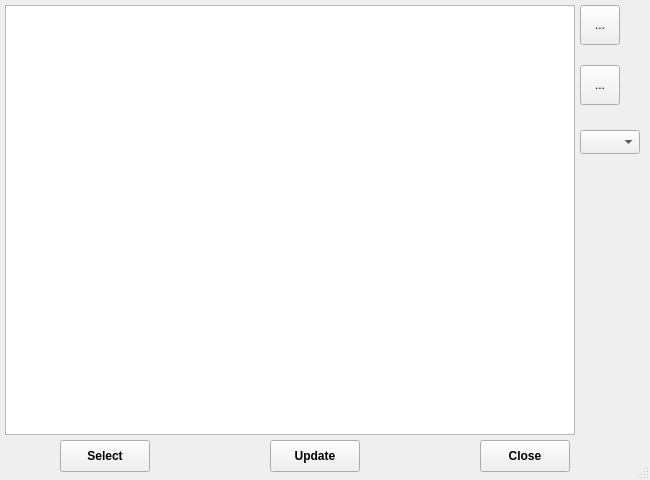
<?xml version="1.0" encoding="UTF-8"?>
<ui version="4.0">
 <class>SymbolListDialog</class>
 <widget class="QDialog" name="SymbolListDialog">
  <property name="windowModality">
   <enum>Qt::ApplicationModal</enum>
  </property>
  <property name="geometry">
   <rect>
    <x>0</x>
    <y>0</y>
    <width>650</width>
    <height>480</height>
   </rect>
  </property>
  <property name="sizePolicy">
   <sizepolicy hsizetype="Preferred" vsizetype="Preferred">
    <horstretch>0</horstretch>
    <verstretch>0</verstretch>
   </sizepolicy>
  </property>
  <property name="minimumSize">
   <size>
    <width>650</width>
    <height>480</height>
   </size>
  </property>
  <property name="maximumSize">
   <size>
    <width>650</width>
    <height>480</height>
   </size>
  </property>
  <property name="baseSize">
   <size>
    <width>650</width>
    <height>480</height>
   </size>
  </property>
  <property name="windowTitle">
   <string notr="true"/>
  </property>
  <property name="windowIcon">
   <iconset resource="../resources/ChartGeany.qrc">
    <normaloff>:/png/images/icons/PNG/Internet_Download.png</normaloff>:/png/images/icons/PNG/Internet_Download.png</iconset>
  </property>
  <property name="autoFillBackground">
   <bool>false</bool>
  </property>
  <property name="sizeGripEnabled">
   <bool>true</bool>
  </property>
  <property name="modal">
   <bool>true</bool>
  </property>
  <widget class="QTableWidget" name="tableWidget">
   <property name="geometry">
    <rect>
     <x>5</x>
     <y>5</y>
     <width>570</width>
     <height>430</height>
    </rect>
   </property>
   <property name="font">
    <font>
     <pointsize>9</pointsize>
     <weight>75</weight>
     <bold>true</bold>
    </font>
   </property>
   <property name="focusPolicy">
    <enum>Qt::ClickFocus</enum>
   </property>
   <property name="editTriggers">
    <set>QAbstractItemView::NoEditTriggers</set>
   </property>
   <property name="tabKeyNavigation">
    <bool>false</bool>
   </property>
   <property name="showDropIndicator" stdset="0">
    <bool>false</bool>
   </property>
   <property name="dragDropOverwriteMode">
    <bool>false</bool>
   </property>
   <property name="selectionBehavior">
    <enum>QAbstractItemView::SelectRows</enum>
   </property>
   <property name="sortingEnabled">
    <bool>true</bool>
   </property>
   <attribute name="verticalHeaderVisible">
    <bool>true</bool>
   </attribute>
   <attribute name="verticalHeaderHighlightSections">
    <bool>false</bool>
   </attribute>
  </widget>
  <widget class="QPushButton" name="closeButton">
   <property name="geometry">
    <rect>
     <x>480</x>
     <y>440</y>
     <width>90</width>
     <height>32</height>
    </rect>
   </property>
   <property name="font">
    <font>
     <pointsize>9</pointsize>
     <weight>75</weight>
     <bold>true</bold>
    </font>
   </property>
   <property name="focusPolicy">
    <enum>Qt::NoFocus</enum>
   </property>
   <property name="text">
    <string>Close</string>
   </property>
   <property name="autoDefault">
    <bool>false</bool>
   </property>
  </widget>
  <widget class="QToolButton" name="downToolButton">
   <property name="geometry">
    <rect>
     <x>580</x>
     <y>65</y>
     <width>40</width>
     <height>40</height>
    </rect>
   </property>
   <property name="focusPolicy">
    <enum>Qt::NoFocus</enum>
   </property>
   <property name="toolTip">
    <string>Scroll Down</string>
   </property>
   <property name="text">
    <string>...</string>
   </property>
   <property name="icon">
    <iconset resource="../resources/ChartGeany.qrc">
     <normaloff>:/png/images/icons/PNG/Button_Down.png</normaloff>:/png/images/icons/PNG/Button_Down.png</iconset>
   </property>
   <property name="iconSize">
    <size>
     <width>32</width>
     <height>32</height>
    </size>
   </property>
  </widget>
  <widget class="QToolButton" name="upToolButton">
   <property name="geometry">
    <rect>
     <x>580</x>
     <y>5</y>
     <width>40</width>
     <height>40</height>
    </rect>
   </property>
   <property name="focusPolicy">
    <enum>Qt::NoFocus</enum>
   </property>
   <property name="toolTip">
    <string>Scroll Up</string>
   </property>
   <property name="text">
    <string>...</string>
   </property>
   <property name="icon">
    <iconset resource="../resources/ChartGeany.qrc">
     <normaloff>:/png/images/icons/PNG/Button_Up.png</normaloff>:/png/images/icons/PNG/Button_Up.png</iconset>
   </property>
   <property name="iconSize">
    <size>
     <width>32</width>
     <height>32</height>
    </size>
   </property>
  </widget>
  <widget class="QPushButton" name="updateButton">
   <property name="geometry">
    <rect>
     <x>270</x>
     <y>440</y>
     <width>90</width>
     <height>32</height>
    </rect>
   </property>
   <property name="font">
    <font>
     <pointsize>9</pointsize>
     <weight>75</weight>
     <bold>true</bold>
    </font>
   </property>
   <property name="focusPolicy">
    <enum>Qt::NoFocus</enum>
   </property>
   <property name="text">
    <string>Update</string>
   </property>
   <property name="autoDefault">
    <bool>false</bool>
   </property>
  </widget>
  <widget class="QPushButton" name="selectButton">
   <property name="geometry">
    <rect>
     <x>60</x>
     <y>440</y>
     <width>90</width>
     <height>32</height>
    </rect>
   </property>
   <property name="font">
    <font>
     <pointsize>9</pointsize>
     <weight>75</weight>
     <bold>true</bold>
    </font>
   </property>
   <property name="focusPolicy">
    <enum>Qt::NoFocus</enum>
   </property>
   <property name="text">
    <string>Select</string>
   </property>
   <property name="autoDefault">
    <bool>false</bool>
   </property>
  </widget>
  <widget class="QComboBox" name="symbolFilterComboBox">
   <property name="geometry">
    <rect>
     <x>580</x>
     <y>130</y>
     <width>60</width>
     <height>24</height>
    </rect>
   </property>
   <property name="palette">
    <palette>
     <active>
      <colorrole role="Light">
       <brush brushstyle="SolidPattern">
        <color alpha="255">
         <red>48</red>
         <green>140</green>
         <blue>198</blue>
        </color>
       </brush>
      </colorrole>
      <colorrole role="BrightText">
       <brush brushstyle="SolidPattern">
        <color alpha="255">
         <red>48</red>
         <green>140</green>
         <blue>198</blue>
        </color>
       </brush>
      </colorrole>
      <colorrole role="Base">
       <brush brushstyle="SolidPattern">
        <color alpha="255">
         <red>48</red>
         <green>140</green>
         <blue>198</blue>
        </color>
       </brush>
      </colorrole>
      <colorrole role="HighlightedText">
       <brush brushstyle="SolidPattern">
        <color alpha="255">
         <red>48</red>
         <green>140</green>
         <blue>198</blue>
        </color>
       </brush>
      </colorrole>
      <colorrole role="NoRole">
       <brush brushstyle="SolidPattern">
        <color alpha="255">
         <red>48</red>
         <green>140</green>
         <blue>198</blue>
        </color>
       </brush>
      </colorrole>
     </active>
     <inactive>
      <colorrole role="Light">
       <brush brushstyle="SolidPattern">
        <color alpha="255">
         <red>48</red>
         <green>140</green>
         <blue>198</blue>
        </color>
       </brush>
      </colorrole>
      <colorrole role="BrightText">
       <brush brushstyle="SolidPattern">
        <color alpha="255">
         <red>48</red>
         <green>140</green>
         <blue>198</blue>
        </color>
       </brush>
      </colorrole>
      <colorrole role="Base">
       <brush brushstyle="SolidPattern">
        <color alpha="255">
         <red>48</red>
         <green>140</green>
         <blue>198</blue>
        </color>
       </brush>
      </colorrole>
      <colorrole role="HighlightedText">
       <brush brushstyle="SolidPattern">
        <color alpha="255">
         <red>48</red>
         <green>140</green>
         <blue>198</blue>
        </color>
       </brush>
      </colorrole>
      <colorrole role="NoRole">
       <brush brushstyle="SolidPattern">
        <color alpha="255">
         <red>48</red>
         <green>140</green>
         <blue>198</blue>
        </color>
       </brush>
      </colorrole>
     </inactive>
     <disabled>
      <colorrole role="Light">
       <brush brushstyle="SolidPattern">
        <color alpha="255">
         <red>48</red>
         <green>140</green>
         <blue>198</blue>
        </color>
       </brush>
      </colorrole>
      <colorrole role="BrightText">
       <brush brushstyle="SolidPattern">
        <color alpha="255">
         <red>48</red>
         <green>140</green>
         <blue>198</blue>
        </color>
       </brush>
      </colorrole>
      <colorrole role="Base">
       <brush brushstyle="SolidPattern">
        <color alpha="255">
         <red>255</red>
         <green>255</green>
         <blue>255</blue>
        </color>
       </brush>
      </colorrole>
      <colorrole role="HighlightedText">
       <brush brushstyle="SolidPattern">
        <color alpha="255">
         <red>48</red>
         <green>140</green>
         <blue>198</blue>
        </color>
       </brush>
      </colorrole>
      <colorrole role="NoRole">
       <brush brushstyle="SolidPattern">
        <color alpha="255">
         <red>48</red>
         <green>140</green>
         <blue>198</blue>
        </color>
       </brush>
      </colorrole>
     </disabled>
    </palette>
   </property>
   <property name="font">
    <font>
     <pointsize>10</pointsize>
     <weight>75</weight>
     <bold>true</bold>
    </font>
   </property>
   <property name="focusPolicy">
    <enum>Qt::ClickFocus</enum>
   </property>
   <property name="autoFillBackground">
    <bool>true</bool>
   </property>
   <property name="maxVisibleItems">
    <number>12</number>
   </property>
  </widget>
 </widget>
 <resources>
  <include location="../resources/ChartGeany.qrc"/>
 </resources>
 <connections/>
</ui>
